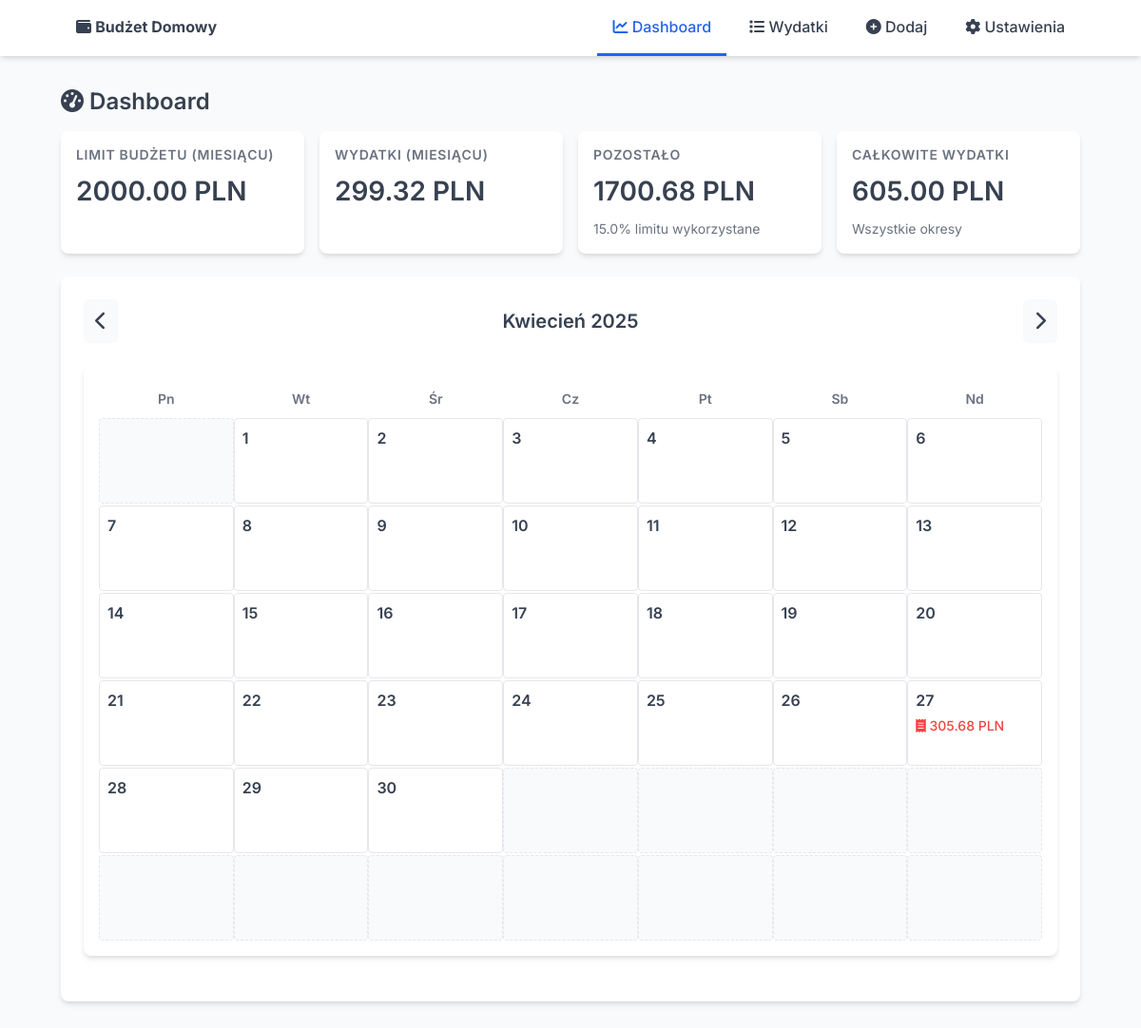
Screenshot of /2025/4/ with the database file from the repository.
### models.py (models this page shows, shortened)
class Settings(db.Model):
    __tablename__ = 'settings'
    id = db.Column(db.Integer, primary_key=True)
    budget_limit = db.Column(db.Float, nullable=False, default=2000.0)
    limit_period = db.Column(db.String(10), nullable=False, default='month')  # 'week', 'month', 'year'
    notified = db.Column(db.Boolean, nullable=False, default=False)

### app.py (the view)
@env_app.route('/')
@env_app.route('/<int:year>/<int:month>/')
def dashboard(year=None, month=None):
    settings = Settings.query.first()
    if not settings:
        settings = Settings(budget_limit=2000.0, limit_period='month', notified=False)
        db.session.add(settings)
        db.session.commit()
    period_expenses = get_period_expenses(settings.limit_period)
    total_expenses = db.session.query(db.func.coalesce(db.func.sum(Expense.amount), 0)).scalar()
    now = datetime.now()
    if year is None or month is None:
        year, month = now.year, now.month
    if month < 1:
        month = 12
        year -= 1
    elif month > 12:
        month = 1
        year += 1
    prev_month = month - 1
    prev_year = year
    if prev_month < 1:
        prev_month = 12
        prev_year -= 1
    next_month = month + 1
    next_year = year
    if next_month > 12:
        next_month = 1
        next_year += 1
    month_names = ['', 'Styczeń', 'Luty', 'Marzec', 'Kwiecień', 'Maj', 'Czerwiec',
                   'Lipiec', 'Sierpień', 'Wrzesień', 'Październik', 'Listopad', 'Grudzień']
    month_name = month_names[month]
    _, last_day = calendar.monthrange(year, month)
    first_weekday = calendar.monthrange(year, month)[0]  # 0 = poniedzialek w Python (xd)
    daily_expenses = defaultdict(float)
    month_start = datetime(year, month, 1)
    if month == 12:
        next_month_start = datetime(year + 1, 1, 1)
    else:
        next_month_start = datetime(year, month + 1, 1)
    expenses = Expense.query.filter(
        Expense.date >= month_start,
        Expense.date < next_month_start
    ).all()
    for expense in expenses:
        day = expense.date.day
        daily_expenses[day] += expense.amount
    period_names = {
        'week': 'tygodniu',
        'month': 'miesiącu',
        'year': 'roku'
    }
    return render_template(
        'dashboard.html',
        current_limit=settings.budget_limit,
        period_expenses=period_expenses,
        total_expenses=total_expenses,
        period=period_names.get(settings.limit_period, settings.limit_period),
        year=year,
        month=month,
        month_name=month_name,
        last_day=last_day,
        first_weekday=first_weekday,
        daily_expenses=daily_expenses,
        prev_year=prev_year,
        prev_month=prev_month,
        next_year=next_year,
        next_month=next_month
    )

### app.py (called while the page is built)
@env_app.context_processor
def inject_current_year():
    return {'current_year': datetime.now().year}

### templates/dashboard.html (shortened to what this page needs)
{% extends 'base.html' %}
{% block content %}
<h2><i class="fas fa-tachometer-alt"></i> Dashboard</h2>
<div class="stats-grid">
    <div class="stat-card">
        <h4>Limit budżetu ({{ period }})</h4>
        <div class="value">{{ "%.2f"|format(current_limit) }} PLN</div>
    </div>
    <div class="stat-card">
        <h4>Wydatki ({{ period }})</h4>
        <div class="value">{{ "%.2f"|format(period_expenses) }} PLN</div>
    </div>
    <div class="stat-card">
        <h4>Pozostało</h4>
        <div class="value {% if current_limit - period_expenses >= 0 %}balance-positive{% else %}balance-negative{% endif %}">
            {{ "%.2f"|format(current_limit - period_expenses) }} PLN
        </div>
        <div class="secondary">
            {% if current_limit > 0 %}
            {{ "%.1f"|format((period_expenses / current_limit) * 100) }}% limitu wykorzystane
            {% endif %}
        </div>
    </div>
    <div class="stat-card">
        <h4>Całkowite wydatki</h4>
        <div class="value">{{ "%.2f"|format(total_expenses) }} PLN</div>
        <div class="secondary">Wszystkie okresy</div>
    </div>
</div>
<div class="card">
    <div class="calendar-header">
        <a href="{{ url_for('dashboard', year=prev_year, month=prev_month) }}" class="calendar-arrow"><i class="fas fa-chevron-left"></i></a>
        <h3>{{ month_name }} {{ year }}</h3>
        <a href="{{ url_for('dashboard', year=next_year, month=next_month) }}" class="calendar-arrow"><i class="fas fa-chevron-right"></i></a>
    </div>
    <div class="calendar">
        <div class="week">
            <div class="day-name">Pn</div>
            <div class="day-name">Wt</div>
            <div class="day-name">Śr</div>
            <div class="day-name">Cz</div>
            <div class="day-name">Pt</div>
            <div class="day-name">Sb</div>
            <div class="day-name">Nd</div>
        </div>
        {% for week in range(6) %}
            <div class="week">
                {% for weekday in range(7) %}
                    {% set day_num = week * 7 + weekday - first_weekday + 1 %}
                    {% if day_num < 1 or day_num > last_day %}
                        <div class="day empty"></div>
                    {% else %}
                        <div class="day {% if day_num == today_day and month == today_month and year == today_year %}today{% endif %}">
                            <div class="day-number">{{ day_num }}</div>
                            {% if daily_expenses[day_num] > 0 %}
                                <div class="expense">
                                    <i class="fas fa-receipt"></i> {{ "%.2f"|format(daily_expenses[day_num]) }} PLN
                                </div>
                            {% endif %}
                        </div>
                    {% endif %}
                {% endfor %}
            </div>
        {% endfor %}
    </div>
</div>
{% endblock %}

### static/style.css (style rules this page uses)
:root { --primary: #2563eb; --primary-dark: #1d4ed8; --success: #10b981; --danger: #ef4444; --warning: #f59e0b; --text: #374151; --text-light: #6b7280; --bg: #f9fafb; --bg-card: #ffffff; --border: #e5e7eb; --border-focus: #93c5fd; --shadow: 0 4px 6px -1px rgba(0, 0, 0, 0.1), 0 2px 4px -1px rgba(0, 0, 0, 0.06); }
* { box-sizing: border-box; margin: 0; padding: 0; }
body { font-family: 'Inter', 'Segoe UI', -apple-system, BlinkMacSystemFont, sans-serif; line-height: 1.5; color: var(--text); background-color: var(--bg); padding-bottom: 40px; }
h1, h2, h3, h4 { margin-bottom: 16px; font-weight: 600; line-height: 1.3; }
h2 { font-size: 1.5rem; color: var(--text); }
h3 { font-size: 1.25rem; color: var(--text); }
a { color: var(--primary); text-decoration: none; transition: color 0.2s ease-in-out; }
.card { background: var(--bg-card); border-radius: 8px; padding: 24px; box-shadow: var(--shadow); margin-bottom: 24px; }
.stats-grid { display: grid; grid-template-columns: repeat(auto-fit, minmax(250px, 1fr)); gap: 16px; margin-bottom: 24px; }
.stat-card { background: var(--bg-card); border-radius: 8px; padding: 16px; box-shadow: var(--shadow); display: flex; flex-direction: column; }
.stat-card h4 { font-size: 0.875rem; color: var(--text-light); text-transform: uppercase; letter-spacing: 0.05em; margin-bottom: 8px; }
.stat-card .value { font-size: 1.75rem; font-weight: 600; color: var(--text); margin-bottom: 8px; }
.stat-card .secondary { font-size: 0.875rem; color: var(--text-light); }
.balance-positive { color: var(--success); }
.calendar { display: flex; flex-direction: column; max-width: 100%; margin: 24px 0; gap: 2px; background: var(--bg-card); padding: 16px; border-radius: 8px; box-shadow: var(--shadow); }
.calendar-header { display: flex; justify-content: space-between; align-items: center; margin-bottom: 16px; }
.calendar-header h3 { margin-bottom: 0; font-size: 1.25rem; text-align: center; flex-grow: 1; }
.calendar-arrow { text-decoration: none; font-size: 1.25rem; color: var(--text); padding: 8px 12px; border-radius: 6px; background: var(--bg); transition: all 0.2s ease; }
.week { display: flex; justify-content: space-between; }
.day-name { width: 14.28%; padding: 8px; text-align: center; font-weight: 600; color: var(--text-light); font-size: 0.875rem; }
.day { width: 14.28%; height: 90px; border: 1px solid var(--border); border-radius: 4px; padding: 8px; font-size: 0.875rem; background-color: var(--bg-card); overflow: hidden; transition: background-color 0.2s ease; }
.day .day-number { font-weight: 600; margin-bottom: 4px; font-size: 1rem; }
.day .expense { color: var(--danger); font-weight: 500; }
.day.empty { background-color: #f8fafc; border: 1px dashed var(--border); }

### rows the page displays
Settings: budget_limit "2000.00", current_limit-period_expenses "1700.68", (period_expenses/current_limit)*100 "15.0"

### other values shown
{{ period }} "MIESIĄCU"
{{ "%.2f"|format(period_expenses) }} "299.32"
{{ "%.2f"|format(total_expenses) }} "605.00"
{{ month_name }} "Kwiecień"
{{ year }} "2025"
{{ day_num }} "1" "2" "3" "4" "5" "6" "7" "8" "9" "10" "11" "12" "13" "14" "15" "16" "17" "18" "19" "20" "21" "22" "23" "24" "25" "26" "27" "28" "29" "30"
{{ "%.2f"|format(daily_expenses[day_num]) }} "305.68"
